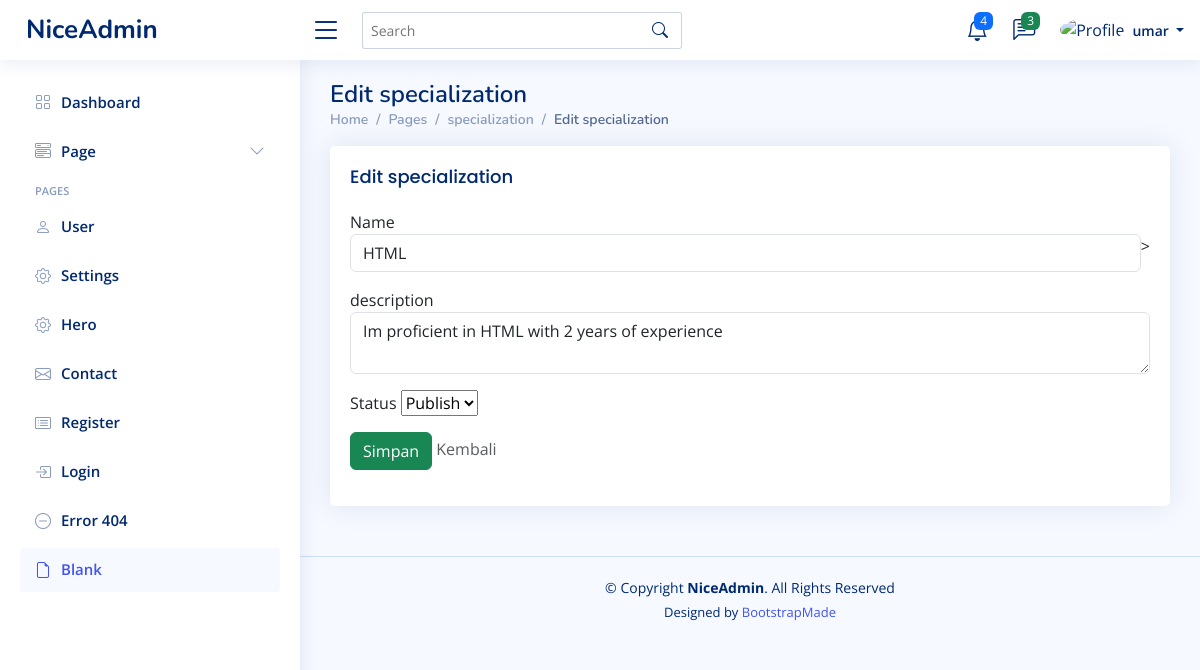
Page /admin/home.php?page=tambah-specialization&edit=1 (signed in) on the earlier database version.
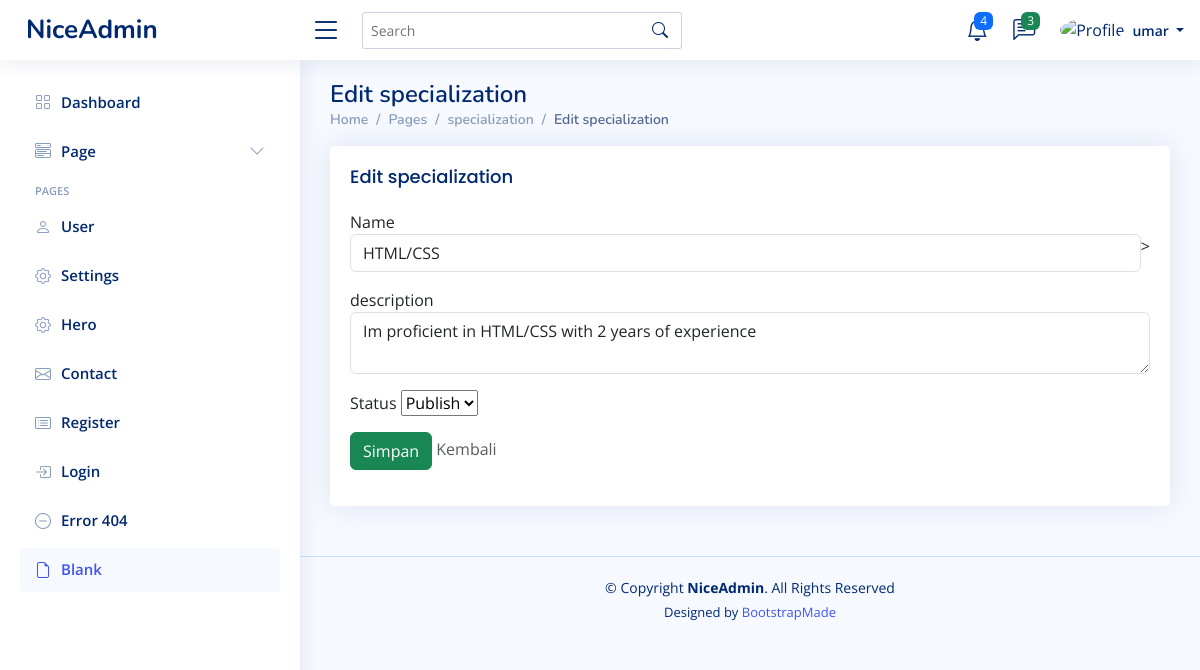
Same page on the later database version.
### tables this page shows
CREATE TABLE `specialization` (
  `id` int(11) NOT NULL,
  `name` text NOT NULL,
  `description` text NOT NULL,
  `status` tinyint(1) NOT NULL DEFAULT 1,
  `created_at` timestamp NOT NULL DEFAULT current_timestamp(),
  `updated_at` timestamp NULL DEFAULT NULL ON UPDATE current_timestamp()
);

### admin/content/tambah-specialization.php (the view, shortened to what this page needs)
<?php
$id = isset($_GET['edit']) ? $_GET['edit'] : '';
if (isset($_GET['edit'])) {
    $id = $_GET['edit'];
    $query = mysqli_query($koneksi, "SELECT * FROM specialization WHERE id = '$id'");
    $rowedit = mysqli_fetch_assoc($query);
    $judul = "Edit specialization";
} else {
    $judul = "Add specialization";
}
?>
<div class="pagetitle">
    <h1><?php echo $judul; ?></h1>
    <nav>
        <ol class="breadcrumb">
            <li class="breadcrumb-item"><a href="?page=home">Home</a></li>
            <li class="breadcrumb-item">Pages</li>
            <li class="breadcrumb-item">specialization</li>
            <li class="breadcrumb-item active"><?php echo $judul; ?></li>
        </ol>
    </nav>
</div>
<section class="section">
    <div class="row">
        <div class="col-lg-12">
            <div class="card">
                <div class="card-body">
                    <h5 class="card-title"><?php echo $judul; ?></h5>
                    <form action="" method="post" enctype="multipart/form-data">
                        <div class="mb-3">
                            <label for="">Name</label>
                            <div class="input-group">
                                <input name="name" type="text" class="form-control"
                                    placeholder="Masukkan specialization" aria-describedby="basic-addon1"
                                    value="<?php echo ($id) ? $rowedit['name'] : '' ?>">>
                            </div>
                        </div>
                        <div class="mb-3">
                            <label for="">description</label>
                            <textarea name="description"
                                class="form-control"><?php echo ($id) ? $rowedit['description'] : '' ?></textarea>
                        </div>
                        <div class="mb-3">
                            <label for="">Status</label>
                            <select name="status" id="">
                                <option <?php echo ($id) ? $rowedit['status'] == 1 ? 'selected' : ''  : '' ?> value="1">
                                    Publish
                                </option>
                            </select>
                        </div>
                        <div class="mb-3">
                            <button type="submit" class="btn btn-success" name="simpan">Simpan</button>
                            <a href="?page=specialization" class="text-muted">Kembali</a>
                        </div>
                    </form>
                </div>
            </div>
        </div>
    </div>
</section>

Differences in the rows shown:
changed specialization "Publish": name "HTML" → "HTML/CSS"; description "Im proficient in HTML with 2 years of experience" → "Im proficient in HTML/CSS with 2 years of experience"
